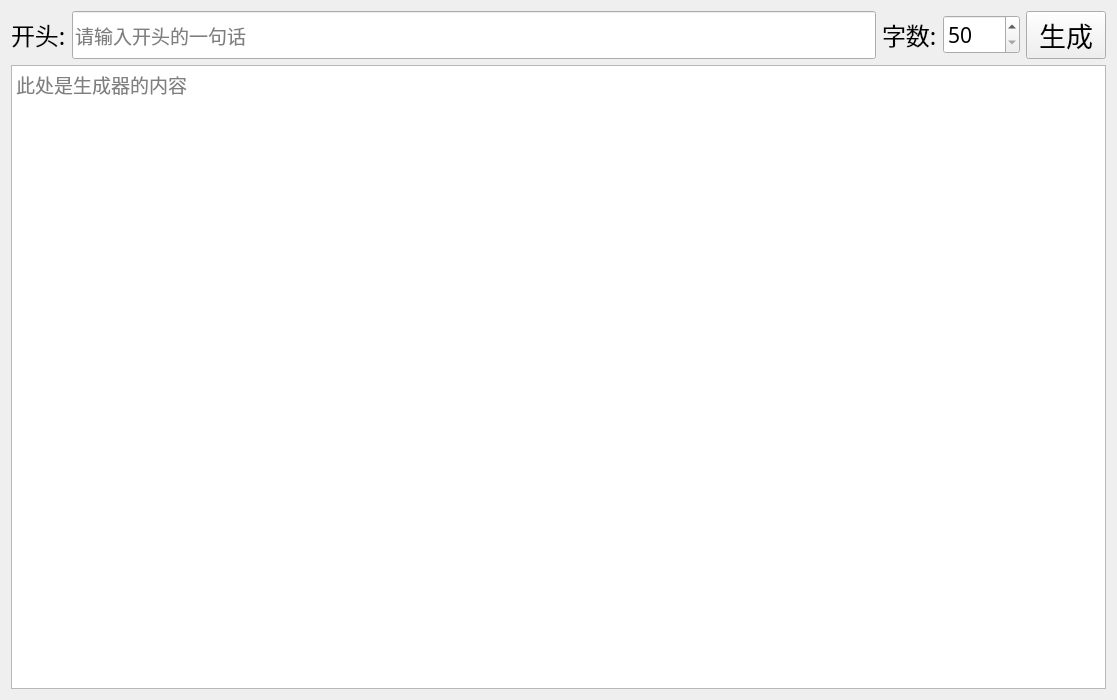
<?xml version="1.0" encoding="UTF-8"?>
<ui version="4.0">
 <class>producer</class>
 <widget class="QWidget" name="producer">
  <property name="geometry">
   <rect>
    <x>0</x>
    <y>0</y>
    <width>1117</width>
    <height>700</height>
   </rect>
  </property>
  <property name="windowTitle">
   <string>申论生成器</string>
  </property>
  <layout class="QGridLayout" name="gridLayout">
   <item row="0" column="0">
    <layout class="QHBoxLayout" name="horizontalLayout">
     <item>
      <widget class="QLabel" name="label_start">
       <property name="font">
        <font>
         <family>华文仿宋</family>
         <pointsize>18</pointsize>
        </font>
       </property>
       <property name="mouseTracking">
        <bool>false</bool>
       </property>
       <property name="text">
        <string>开头:</string>
       </property>
      </widget>
     </item>
     <item>
      <widget class="QLineEdit" name="lineEdit">
       <property name="maximumSize">
        <size>
         <width>1000</width>
         <height>50</height>
        </size>
       </property>
       <property name="font">
        <font>
         <family>仿宋</family>
         <pointsize>14</pointsize>
        </font>
       </property>
       <property name="placeholderText">
        <string>请输入开头的一句话</string>
       </property>
      </widget>
     </item>
     <item>
      <widget class="QLabel" name="label_num">
       <property name="font">
        <font>
         <family>华文仿宋</family>
         <pointsize>18</pointsize>
        </font>
       </property>
       <property name="text">
        <string>字数:</string>
       </property>
      </widget>
     </item>
     <item>
      <widget class="QSpinBox" name="spinBox">
       <property name="font">
        <font>
         <family>仿宋</family>
         <pointsize>16</pointsize>
        </font>
       </property>
       <property name="cursor">
        <cursorShape>IBeamCursor</cursorShape>
       </property>
       <property name="prefix">
        <string/>
       </property>
       <property name="minimum">
        <number>50</number>
       </property>
       <property name="maximum">
        <number>5000</number>
       </property>
       <property name="singleStep">
        <number>100</number>
       </property>
      </widget>
     </item>
     <item>
      <widget class="QPushButton" name="pushButton">
       <property name="font">
        <font>
         <family>仿宋</family>
         <pointsize>20</pointsize>
        </font>
       </property>
       <property name="text">
        <string>生成</string>
       </property>
      </widget>
     </item>
    </layout>
   </item>
   <item row="1" column="0">
    <widget class="QTextBrowser" name="resultText">
     <property name="enabled">
      <bool>true</bool>
     </property>
     <property name="maximumSize">
      <size>
       <width>1677215</width>
       <height>1677215</height>
      </size>
     </property>
     <property name="font">
      <font>
       <family>宋体</family>
       <pointsize>14</pointsize>
      </font>
     </property>
     <property name="placeholderText">
      <string>此处是生成器的内容</string>
     </property>
    </widget>
   </item>
  </layout>
 </widget>
 <resources/>
 <connections>
  <connection>
   <sender>pushButton</sender>
   <signal>clicked()</signal>
   <receiver>producer</receiver>
   <slot>ui_start()</slot>
   <hints>
    <hint type="sourcelabel">
     <x>1144</x>
     <y>184</y>
    </hint>
    <hint type="destinationlabel">
     <x>1332</x>
     <y>111</y>
    </hint>
   </hints>
  </connection>
 </connections>
 <slots>
  <slot>ui_start()</slot>
 </slots>
</ui>
